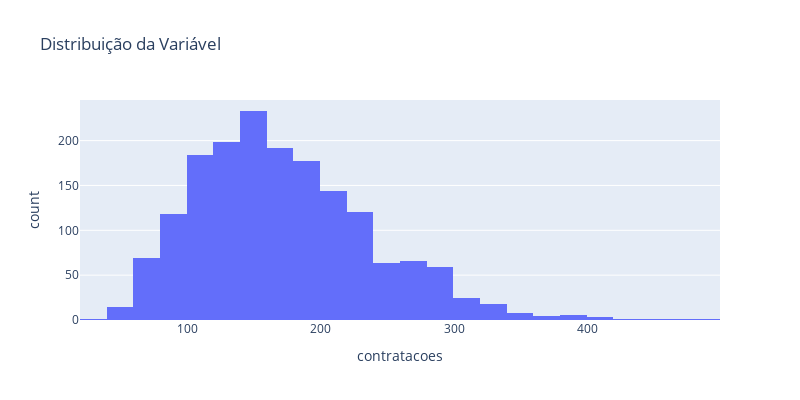

The notebook cell this image was saved under:
### Markdown cell above
`Análise Técnica` 

A série apresenta indícios de sazonalidade mensal e tendência crescente, tornando essencial uma análise mais detalhada para identificar padrões recorrentes ao longo do tempo.

### Code cell
# Distribution of the variable
fig2 = px.histogram(df, x='contratacoes', nbins=30, 
                   title='Distribuição da Variável', 
                   labels={'contratacoes'}, 
                   width=800, height=400)
fig2.show()

### Figure 1 — Plotly figure (JSON) as saved in the notebook; plotly's stock layout.template omitted (floating-point values rounded to 4 significant figures; data arrays with more than 128 entries replaced by an {"elided": "..."} marker saying what was removed)
{"data": [{"alignmentgroup": "True", "bingroup": "x", "hovertemplate": "contratacoes=%{x}<br>count=%{y}<extra></extra>", "legendgroup": "", "marker": {"color": "#636efa", "pattern": {"shape": ""}}, "name": "", "nbinsx": 30, "offsetgroup": "", "orientation": "v", "showlegend": false, "type": "histogram", "x": {"elided": "1886 int values"}, "xaxis": "x", "yaxis": "y"}], "layout": {"barmode": "relative", "height": 400, "legend": {"tracegroupgap": 0}, "title": {"text": "Distribuição da Variável"}, "width": 800, "xaxis": {"anchor": "y", "domain": [0, 1], "title": {"text": "contratacoes"}}, "yaxis": {"anchor": "x", "domain": [0, 1], "title": {"text": "count"}}}}
